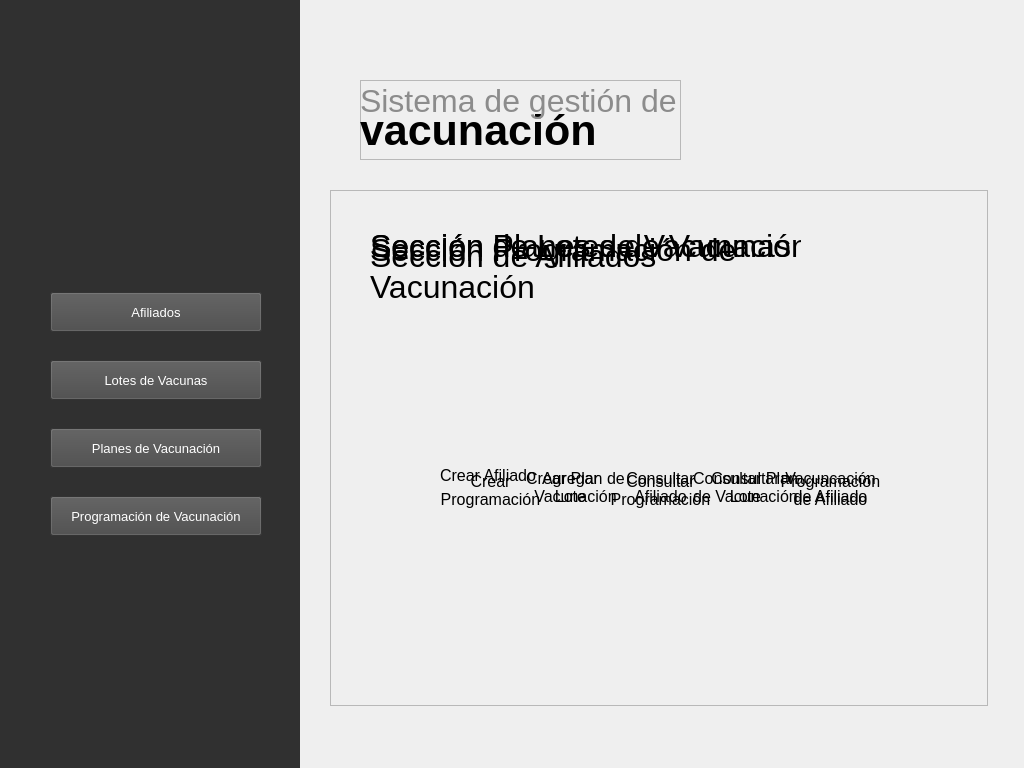
<?xml version="1.0" encoding="UTF-8"?>
<ui version="4.0">
 <class>MainWindow</class>
 <widget class="QMainWindow" name="MainWindow">
  <property name="geometry">
   <rect>
    <x>0</x>
    <y>0</y>
    <width>1024</width>
    <height>768</height>
   </rect>
  </property>
  <property name="minimumSize">
   <size>
    <width>1024</width>
    <height>768</height>
   </size>
  </property>
  <property name="maximumSize">
   <size>
    <width>1024</width>
    <height>768</height>
   </size>
  </property>
  <property name="windowTitle">
   <string>Sgv Salud</string>
  </property>
  <property name="locale">
   <locale language="Spanish" country="Colombia"/>
  </property>
  <widget class="QWidget" name="centralwidget">
   <layout class="QHBoxLayout" name="horizontalLayout">
    <property name="spacing">
     <number>0</number>
    </property>
    <property name="leftMargin">
     <number>0</number>
    </property>
    <property name="topMargin">
     <number>0</number>
    </property>
    <property name="rightMargin">
     <number>0</number>
    </property>
    <property name="bottomMargin">
     <number>0</number>
    </property>
    <item>
     <widget class="QFrame" name="sideBar">
      <property name="maximumSize">
       <size>
        <width>300</width>
        <height>16777215</height>
       </size>
      </property>
      <property name="styleSheet">
       <string notr="true">background-color: rgb(48, 48, 48);</string>
      </property>
      <property name="frameShape">
       <enum>QFrame::NoFrame</enum>
      </property>
      <property name="frameShadow">
       <enum>QFrame::Plain</enum>
      </property>
      <widget class="QWidget" name="verticalLayoutWidget">
       <property name="geometry">
        <rect>
         <x>50</x>
         <y>270</y>
         <width>212</width>
         <height>291</height>
        </rect>
       </property>
       <layout class="QVBoxLayout" name="menuList">
        <item>
         <widget class="QPushButton" name="affiliateButton">
          <property name="minimumSize">
           <size>
            <width>210</width>
            <height>40</height>
           </size>
          </property>
          <property name="font">
           <font>
            <pointsize>10</pointsize>
           </font>
          </property>
          <property name="styleSheet">
           <string notr="true">background-color: rgb(72, 72, 72);
color: rgb(255, 255, 255);</string>
          </property>
          <property name="text">
           <string>Afiliados</string>
          </property>
         </widget>
        </item>
        <item>
         <widget class="QPushButton" name="vaccineLotButton">
          <property name="minimumSize">
           <size>
            <width>210</width>
            <height>40</height>
           </size>
          </property>
          <property name="font">
           <font>
            <pointsize>10</pointsize>
           </font>
          </property>
          <property name="styleSheet">
           <string notr="true">background-color: rgb(72, 72, 72);
color: rgb(255, 255, 255);</string>
          </property>
          <property name="text">
           <string>Lotes de Vacunas</string>
          </property>
         </widget>
        </item>
        <item>
         <widget class="QPushButton" name="vaccinationPlanButton">
          <property name="minimumSize">
           <size>
            <width>210</width>
            <height>40</height>
           </size>
          </property>
          <property name="font">
           <font>
            <pointsize>10</pointsize>
           </font>
          </property>
          <property name="styleSheet">
           <string notr="true">background-color: rgb(72, 72, 72);
color: rgb(255, 255, 255);</string>
          </property>
          <property name="text">
           <string>Planes de Vacunación</string>
          </property>
         </widget>
        </item>
        <item>
         <widget class="QPushButton" name="vaccinationScheduleButton">
          <property name="minimumSize">
           <size>
            <width>210</width>
            <height>40</height>
           </size>
          </property>
          <property name="font">
           <font>
            <pointsize>10</pointsize>
           </font>
          </property>
          <property name="styleSheet">
           <string notr="true">background-color: rgb(72, 72, 72);
color: rgb(255, 255, 255);</string>
          </property>
          <property name="text">
           <string>Programación de Vacunación</string>
          </property>
         </widget>
        </item>
       </layout>
      </widget>
      <widget class="QLabel" name="label">
       <property name="geometry">
        <rect>
         <x>50</x>
         <y>90</y>
         <width>210</width>
         <height>60</height>
        </rect>
       </property>
       <property name="minimumSize">
        <size>
         <width>210</width>
         <height>60</height>
        </size>
       </property>
       <property name="maximumSize">
        <size>
         <width>210</width>
         <height>60</height>
        </size>
       </property>
       <property name="text">
        <string/>
       </property>
       <property name="pixmap">
        <pixmap>logo_unisalud.png</pixmap>
       </property>
      </widget>
     </widget>
    </item>
    <item>
     <widget class="QFrame" name="contentContainer">
      <property name="frameShape">
       <enum>QFrame::NoFrame</enum>
      </property>
      <property name="frameShadow">
       <enum>QFrame::Plain</enum>
      </property>
      <widget class="QFrame" name="mainTitle">
       <property name="geometry">
        <rect>
         <x>60</x>
         <y>80</y>
         <width>321</width>
         <height>80</height>
        </rect>
       </property>
       <property name="frameShape">
        <enum>QFrame::StyledPanel</enum>
       </property>
       <property name="frameShadow">
        <enum>QFrame::Raised</enum>
       </property>
       <widget class="QLabel" name="mainTitle_top">
        <property name="geometry">
         <rect>
          <x>0</x>
          <y>30</y>
          <width>361</width>
          <height>41</height>
         </rect>
        </property>
        <property name="font">
         <font>
          <pointsize>32</pointsize>
          <weight>75</weight>
          <bold>true</bold>
         </font>
        </property>
        <property name="text">
         <string>vacunación</string>
        </property>
       </widget>
       <widget class="QLabel" name="mainTitle_bottom">
        <property name="geometry">
         <rect>
          <x>0</x>
          <y>0</y>
          <width>321</width>
          <height>41</height>
         </rect>
        </property>
        <property name="font">
         <font>
          <pointsize>24</pointsize>
         </font>
        </property>
        <property name="styleSheet">
         <string notr="true">color: rgb(140, 140, 140);</string>
        </property>
        <property name="text">
         <string>Sistema de gestión de</string>
        </property>
       </widget>
      </widget>
      <widget class="QFrame" name="menuOptionList">
       <property name="geometry">
        <rect>
         <x>30</x>
         <y>190</y>
         <width>658</width>
         <height>516</height>
        </rect>
       </property>
       <property name="minimumSize">
        <size>
         <width>658</width>
         <height>516</height>
        </size>
       </property>
       <property name="maximumSize">
        <size>
         <width>658</width>
         <height>516</height>
        </size>
       </property>
       <property name="frameShape">
        <enum>QFrame::StyledPanel</enum>
       </property>
       <property name="frameShadow">
        <enum>QFrame::Raised</enum>
       </property>
       <widget class="QFrame" name="welcomeFrame">
        <property name="enabled">
         <bool>true</bool>
        </property>
        <property name="geometry">
         <rect>
          <x>0</x>
          <y>0</y>
          <width>658</width>
          <height>516</height>
         </rect>
        </property>
        <property name="minimumSize">
         <size>
          <width>658</width>
          <height>516</height>
         </size>
        </property>
        <property name="maximumSize">
         <size>
          <width>658</width>
          <height>516</height>
         </size>
        </property>
        <property name="styleSheet">
         <string notr="true"/>
        </property>
        <property name="frameShape">
         <enum>QFrame::StyledPanel</enum>
        </property>
        <property name="frameShadow">
         <enum>QFrame::Raised</enum>
        </property>
        <widget class="QLabel" name="welcomePicture">
         <property name="geometry">
          <rect>
           <x>0</x>
           <y>0</y>
           <width>658</width>
           <height>516</height>
          </rect>
         </property>
         <property name="minimumSize">
          <size>
           <width>658</width>
           <height>516</height>
          </size>
         </property>
         <property name="text">
          <string/>
         </property>
         <property name="pixmap">
          <pixmap>welcome_pic.png</pixmap>
         </property>
        </widget>
       </widget>
       <widget class="QFrame" name="affiliateFrame">
        <property name="geometry">
         <rect>
          <x>0</x>
          <y>0</y>
          <width>658</width>
          <height>516</height>
         </rect>
        </property>
        <property name="minimumSize">
         <size>
          <width>658</width>
          <height>516</height>
         </size>
        </property>
        <property name="maximumSize">
         <size>
          <width>658</width>
          <height>516</height>
         </size>
        </property>
        <property name="frameShape">
         <enum>QFrame::StyledPanel</enum>
        </property>
        <property name="frameShadow">
         <enum>QFrame::Raised</enum>
        </property>
        <widget class="QLabel" name="affiliate_title">
         <property name="geometry">
          <rect>
           <x>40</x>
           <y>40</y>
           <width>531</width>
           <height>51</height>
          </rect>
         </property>
         <property name="font">
          <font>
           <pointsize>24</pointsize>
          </font>
         </property>
         <property name="text">
          <string>Sección de Afiliados</string>
         </property>
        </widget>
        <widget class="QLabel" name="affiliate_bg">
         <property name="geometry">
          <rect>
           <x>0</x>
           <y>0</y>
           <width>658</width>
           <height>516</height>
          </rect>
         </property>
         <property name="text">
          <string/>
         </property>
         <property name="pixmap">
          <pixmap>../img/affiliates_bg.png</pixmap>
         </property>
        </widget>
        <widget class="QPushButton" name="addAffiliate">
         <property name="geometry">
          <rect>
           <x>114</x>
           <y>178</y>
           <width>90</width>
           <height>90</height>
          </rect>
         </property>
         <property name="styleSheet">
          <string notr="true">background-image: url(:/buttones/icons/1_01.png);
border-radius: 12;</string>
         </property>
         <property name="text">
          <string/>
         </property>
        </widget>
        <widget class="QPushButton" name="findAffiliate">
         <property name="geometry">
          <rect>
           <x>284</x>
           <y>178</y>
           <width>90</width>
           <height>90</height>
          </rect>
         </property>
         <property name="styleSheet">
          <string notr="true">background-image: url(:/buttones/icons/1_02.png);
border-radius: 12;</string>
         </property>
         <property name="text">
          <string/>
         </property>
        </widget>
        <widget class="QPushButton" name="vaccinateAffiliate">
         <property name="geometry">
          <rect>
           <x>454</x>
           <y>178</y>
           <width>90</width>
           <height>90</height>
          </rect>
         </property>
         <property name="styleSheet">
          <string notr="true">image: url(:/buttones/icons/1_03.png);
border-radius: 12;</string>
         </property>
         <property name="text">
          <string/>
         </property>
        </widget>
        <widget class="QLabel" name="addAffiliate_label">
         <property name="geometry">
          <rect>
           <x>110</x>
           <y>277</y>
           <width>101</width>
           <height>16</height>
          </rect>
         </property>
         <property name="font">
          <font>
           <pointsize>12</pointsize>
          </font>
         </property>
         <property name="text">
          <string>Crear Afiliado</string>
         </property>
        </widget>
        <widget class="QLabel" name="findAffiliate_label">
         <property name="geometry">
          <rect>
           <x>290</x>
           <y>277</y>
           <width>81</width>
           <height>41</height>
          </rect>
         </property>
         <property name="font">
          <font>
           <pointsize>12</pointsize>
          </font>
         </property>
         <property name="text">
          <string>Consultar
Afiliado</string>
         </property>
         <property name="alignment">
          <set>Qt::AlignCenter</set>
         </property>
        </widget>
        <widget class="QLabel" name="vaccinateAffiliate_label">
         <property name="geometry">
          <rect>
           <x>450</x>
           <y>277</y>
           <width>101</width>
           <height>41</height>
          </rect>
         </property>
         <property name="font">
          <font>
           <pointsize>12</pointsize>
          </font>
         </property>
         <property name="text">
          <string>Vacuncación
de Afiliado</string>
         </property>
         <property name="alignment">
          <set>Qt::AlignCenter</set>
         </property>
        </widget>
        <zorder>affiliate_bg</zorder>
        <zorder>affiliate_title</zorder>
        <zorder>addAffiliate</zorder>
        <zorder>findAffiliate</zorder>
        <zorder>vaccinateAffiliate</zorder>
        <zorder>addAffiliate_label</zorder>
        <zorder>findAffiliate_label</zorder>
        <zorder>vaccinateAffiliate_label</zorder>
       </widget>
       <widget class="QFrame" name="lotFrame">
        <property name="geometry">
         <rect>
          <x>0</x>
          <y>0</y>
          <width>658</width>
          <height>516</height>
         </rect>
        </property>
        <property name="minimumSize">
         <size>
          <width>658</width>
          <height>516</height>
         </size>
        </property>
        <property name="maximumSize">
         <size>
          <width>658</width>
          <height>516</height>
         </size>
        </property>
        <property name="frameShape">
         <enum>QFrame::StyledPanel</enum>
        </property>
        <property name="frameShadow">
         <enum>QFrame::Raised</enum>
        </property>
        <widget class="QLabel" name="lotTitle">
         <property name="geometry">
          <rect>
           <x>40</x>
           <y>40</y>
           <width>421</width>
           <height>31</height>
          </rect>
         </property>
         <property name="font">
          <font>
           <pointsize>24</pointsize>
          </font>
         </property>
         <property name="text">
          <string>Sección de Lotes de Vacunas</string>
         </property>
        </widget>
        <widget class="QLabel" name="lot_bg">
         <property name="geometry">
          <rect>
           <x>0</x>
           <y>0</y>
           <width>658</width>
           <height>516</height>
          </rect>
         </property>
         <property name="minimumSize">
          <size>
           <width>658</width>
           <height>516</height>
          </size>
         </property>
         <property name="maximumSize">
          <size>
           <width>658</width>
           <height>516</height>
          </size>
         </property>
         <property name="text">
          <string/>
         </property>
         <property name="pixmap">
          <pixmap>../img/lot_bg.png</pixmap>
         </property>
        </widget>
        <widget class="QLabel" name="addLot_label">
         <property name="geometry">
          <rect>
           <x>210</x>
           <y>277</y>
           <width>61</width>
           <height>41</height>
          </rect>
         </property>
         <property name="font">
          <font>
           <pointsize>12</pointsize>
          </font>
         </property>
         <property name="text">
          <string>Agregar
Lote</string>
         </property>
         <property name="alignment">
          <set>Qt::AlignCenter</set>
         </property>
        </widget>
        <widget class="QLabel" name="findLot_label">
         <property name="geometry">
          <rect>
           <x>380</x>
           <y>277</y>
           <width>71</width>
           <height>41</height>
          </rect>
         </property>
         <property name="font">
          <font>
           <pointsize>12</pointsize>
          </font>
         </property>
         <property name="text">
          <string>Consultar
Lote</string>
         </property>
         <property name="alignment">
          <set>Qt::AlignCenter</set>
         </property>
        </widget>
        <widget class="QPushButton" name="addLot">
         <property name="geometry">
          <rect>
           <x>199</x>
           <y>178</y>
           <width>90</width>
           <height>90</height>
          </rect>
         </property>
         <property name="styleSheet">
          <string notr="true">background-image: url(:/buttones/icons/2_01.png);
border-radius: 12;</string>
         </property>
         <property name="text">
          <string/>
         </property>
        </widget>
        <widget class="QPushButton" name="findLot">
         <property name="geometry">
          <rect>
           <x>369</x>
           <y>178</y>
           <width>90</width>
           <height>90</height>
          </rect>
         </property>
         <property name="minimumSize">
          <size>
           <width>0</width>
           <height>0</height>
          </size>
         </property>
         <property name="styleSheet">
          <string notr="true">image: url(:/buttones/icons/2_02.png);
border-radius: 12;</string>
         </property>
         <property name="text">
          <string/>
         </property>
        </widget>
        <zorder>lot_bg</zorder>
        <zorder>addLot_label</zorder>
        <zorder>findLot_label</zorder>
        <zorder>addLot</zorder>
        <zorder>findLot</zorder>
        <zorder>lotTitle</zorder>
       </widget>
       <widget class="QFrame" name="planFrame">
        <property name="geometry">
         <rect>
          <x>0</x>
          <y>0</y>
          <width>658</width>
          <height>516</height>
         </rect>
        </property>
        <property name="minimumSize">
         <size>
          <width>658</width>
          <height>516</height>
         </size>
        </property>
        <property name="maximumSize">
         <size>
          <width>658</width>
          <height>516</height>
         </size>
        </property>
        <property name="frameShape">
         <enum>QFrame::StyledPanel</enum>
        </property>
        <property name="frameShadow">
         <enum>QFrame::Raised</enum>
        </property>
        <widget class="QPushButton" name="findPlan">
         <property name="geometry">
          <rect>
           <x>369</x>
           <y>178</y>
           <width>90</width>
           <height>90</height>
          </rect>
         </property>
         <property name="minimumSize">
          <size>
           <width>0</width>
           <height>0</height>
          </size>
         </property>
         <property name="styleSheet">
          <string notr="true">image: url(:/buttones/icons/3_02.png);
border-radius: 12;</string>
         </property>
         <property name="text">
          <string/>
         </property>
        </widget>
        <widget class="QLabel" name="plan_bg">
         <property name="geometry">
          <rect>
           <x>0</x>
           <y>0</y>
           <width>658</width>
           <height>516</height>
          </rect>
         </property>
         <property name="minimumSize">
          <size>
           <width>658</width>
           <height>516</height>
          </size>
         </property>
         <property name="maximumSize">
          <size>
           <width>658</width>
           <height>516</height>
          </size>
         </property>
         <property name="text">
          <string/>
         </property>
         <property name="pixmap">
          <pixmap>../img/plan_bg.png</pixmap>
         </property>
        </widget>
        <widget class="QLabel" name="planTitle">
         <property name="geometry">
          <rect>
           <x>40</x>
           <y>40</y>
           <width>431</width>
           <height>31</height>
          </rect>
         </property>
         <property name="font">
          <font>
           <pointsize>24</pointsize>
          </font>
         </property>
         <property name="text">
          <string>Sección Planes de Vacunación</string>
         </property>
        </widget>
        <widget class="QPushButton" name="addPlan">
         <property name="geometry">
          <rect>
           <x>199</x>
           <y>178</y>
           <width>90</width>
           <height>90</height>
          </rect>
         </property>
         <property name="styleSheet">
          <string notr="true">background-image: url(:/buttones/icons/3_01.png);
border-radius: 12;</string>
         </property>
         <property name="text">
          <string/>
         </property>
        </widget>
        <widget class="QLabel" name="addPlan_label">
         <property name="geometry">
          <rect>
           <x>190</x>
           <y>277</y>
           <width>111</width>
           <height>41</height>
          </rect>
         </property>
         <property name="font">
          <font>
           <pointsize>12</pointsize>
          </font>
         </property>
         <property name="text">
          <string>Crear Plan de
Vacunación</string>
         </property>
         <property name="alignment">
          <set>Qt::AlignCenter</set>
         </property>
        </widget>
        <widget class="QLabel" name="findPlan_label">
         <property name="geometry">
          <rect>
           <x>350</x>
           <y>277</y>
           <width>131</width>
           <height>41</height>
          </rect>
         </property>
         <property name="font">
          <font>
           <pointsize>12</pointsize>
          </font>
         </property>
         <property name="text">
          <string>Consultar Plan
de Vacunación</string>
         </property>
         <property name="alignment">
          <set>Qt::AlignCenter</set>
         </property>
        </widget>
        <zorder>plan_bg</zorder>
        <zorder>planTitle</zorder>
        <zorder>addPlan</zorder>
        <zorder>addPlan_label</zorder>
        <zorder>findPlan_label</zorder>
        <zorder>findPlan</zorder>
       </widget>
       <widget class="QFrame" name="scheduleFrame">
        <property name="geometry">
         <rect>
          <x>0</x>
          <y>0</y>
          <width>658</width>
          <height>516</height>
         </rect>
        </property>
        <property name="minimumSize">
         <size>
          <width>658</width>
          <height>516</height>
         </size>
        </property>
        <property name="maximumSize">
         <size>
          <width>658</width>
          <height>516</height>
         </size>
        </property>
        <property name="frameShape">
         <enum>QFrame::StyledPanel</enum>
        </property>
        <property name="frameShadow">
         <enum>QFrame::Raised</enum>
        </property>
        <widget class="QPushButton" name="findSchedule">
         <property name="geometry">
          <rect>
           <x>284</x>
           <y>181</y>
           <width>90</width>
           <height>90</height>
          </rect>
         </property>
         <property name="styleSheet">
          <string notr="true">background-image: url(:/buttones/icons/4_02.png);
border-radius: 12;</string>
         </property>
         <property name="text">
          <string/>
         </property>
        </widget>
        <widget class="QPushButton" name="addSchedule">
         <property name="geometry">
          <rect>
           <x>114</x>
           <y>181</y>
           <width>90</width>
           <height>90</height>
          </rect>
         </property>
         <property name="styleSheet">
          <string notr="true">background-image: url(:/buttones/icons/4_01.png);
border-radius: 12;</string>
         </property>
         <property name="text">
          <string/>
         </property>
        </widget>
        <widget class="QLabel" name="addSchedule_label">
         <property name="geometry">
          <rect>
           <x>110</x>
           <y>280</y>
           <width>101</width>
           <height>41</height>
          </rect>
         </property>
         <property name="font">
          <font>
           <pointsize>12</pointsize>
          </font>
         </property>
         <property name="text">
          <string>Crear
Programación</string>
         </property>
         <property name="alignment">
          <set>Qt::AlignCenter</set>
         </property>
        </widget>
        <widget class="QPushButton" name="affiliateSchedule">
         <property name="geometry">
          <rect>
           <x>454</x>
           <y>181</y>
           <width>90</width>
           <height>90</height>
          </rect>
         </property>
         <property name="styleSheet">
          <string notr="true">image: url(:/buttones/icons/4_03.png);
border-radius: 12;</string>
         </property>
         <property name="text">
          <string/>
         </property>
        </widget>
        <widget class="QLabel" name="scheduleTitle">
         <property name="geometry">
          <rect>
           <x>40</x>
           <y>43</y>
           <width>531</width>
           <height>71</height>
          </rect>
         </property>
         <property name="font">
          <font>
           <pointsize>24</pointsize>
          </font>
         </property>
         <property name="text">
          <string>Sección Programación de
Vacunación</string>
         </property>
        </widget>
        <widget class="QLabel" name="schedule_bg">
         <property name="geometry">
          <rect>
           <x>0</x>
           <y>0</y>
           <width>658</width>
           <height>516</height>
          </rect>
         </property>
         <property name="text">
          <string/>
         </property>
         <property name="pixmap">
          <pixmap>../img/schedule_bg.png</pixmap>
         </property>
        </widget>
        <widget class="QLabel" name="findSchedule_label">
         <property name="geometry">
          <rect>
           <x>270</x>
           <y>280</y>
           <width>121</width>
           <height>41</height>
          </rect>
         </property>
         <property name="font">
          <font>
           <pointsize>12</pointsize>
          </font>
         </property>
         <property name="text">
          <string>Consultar
Programación</string>
         </property>
         <property name="alignment">
          <set>Qt::AlignCenter</set>
         </property>
        </widget>
        <widget class="QLabel" name="affiliateSchedule_label">
         <property name="geometry">
          <rect>
           <x>450</x>
           <y>280</y>
           <width>101</width>
           <height>41</height>
          </rect>
         </property>
         <property name="font">
          <font>
           <pointsize>12</pointsize>
          </font>
         </property>
         <property name="text">
          <string>Programación
de Afiliado</string>
         </property>
         <property name="alignment">
          <set>Qt::AlignCenter</set>
         </property>
        </widget>
        <zorder>schedule_bg</zorder>
        <zorder>findSchedule_label</zorder>
        <zorder>affiliateSchedule_label</zorder>
        <zorder>scheduleTitle</zorder>
        <zorder>findSchedule</zorder>
        <zorder>addSchedule_label</zorder>
        <zorder>addSchedule</zorder>
        <zorder>affiliateSchedule</zorder>
       </widget>
      </widget>
     </widget>
    </item>
   </layout>
  </widget>
 </widget>
 <resources>
  <include location="../img/button.qrc"/>
 </resources>
 <connections/>
</ui>
